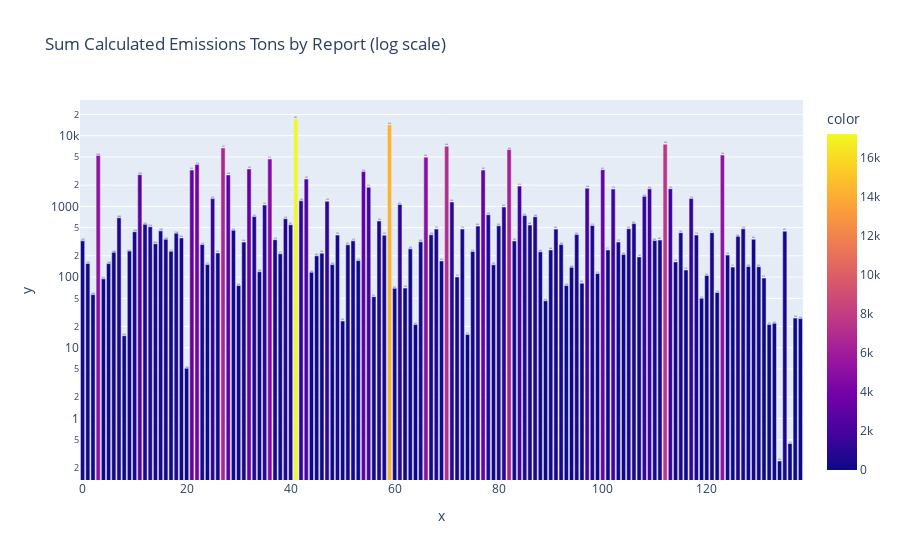

Notebook code cell kept with this figure:
### Code cell
fig = px.bar(X,x=np.arange(0,139,1), y=X.groupby(['id']).calculatedEmissionsTons.sum().values, log_y=True,
                   labels=X.id.unique(), color=X.groupby(['id']).calculatedEmissionsTons.sum().values,
                   text=X.id.unique(),
                   title="Sum Calculated Emissions Tons by Report (log scale)")
# fig.update_yaxes(range=(0,4))
fig.show()

### Figure 1 — Plotly figure (JSON) as saved in the notebook; plotly's stock layout.template omitted (floating-point values rounded to 4 significant figures; data arrays with more than 128 entries replaced by an {"elided": "..."} marker saying what was removed)
{"data": [{"alignmentgroup": "True", "hovertemplate": "x=%{x}<br>y=%{y}<br>text=%{text}<br>color=%{marker.color}<extra></extra>", "legendgroup": "", "marker": {"color": {"elided": "139 float values"}, "coloraxis": "coloraxis", "pattern": {"shape": ""}}, "name": "", "offsetgroup": "", "orientation": "v", "showlegend": false, "text": {"elided": "139 str values"}, "textposition": "auto", "type": "bar", "x": {"elided": "139 int values"}, "xaxis": "x", "y": {"elided": "139 float values"}, "yaxis": "y"}], "layout": {"barmode": "relative", "coloraxis": {"colorbar": {"title": {"text": "color"}}, "colorscale": [[0, "#0d0887"], [0.1111, "#46039f"], [0.2222, "#7201a8"], [0.3333, "#9c179e"], [0.4444, "#bd3786"], [0.5556, "#d8576b"], [0.6667, "#ed7953"], [0.7778, "#fb9f3a"], [0.8889, "#fdca26"], [1, "#f0f921"]]}, "legend": {"tracegroupgap": 0}, "title": {"text": "Sum Calculated Emissions Tons by Report (log scale)"}, "xaxis": {"anchor": "y", "domain": [0, 1], "title": {"text": "x"}}, "yaxis": {"anchor": "x", "domain": [0, 1], "title": {"text": "y"}, "type": "log"}}}
